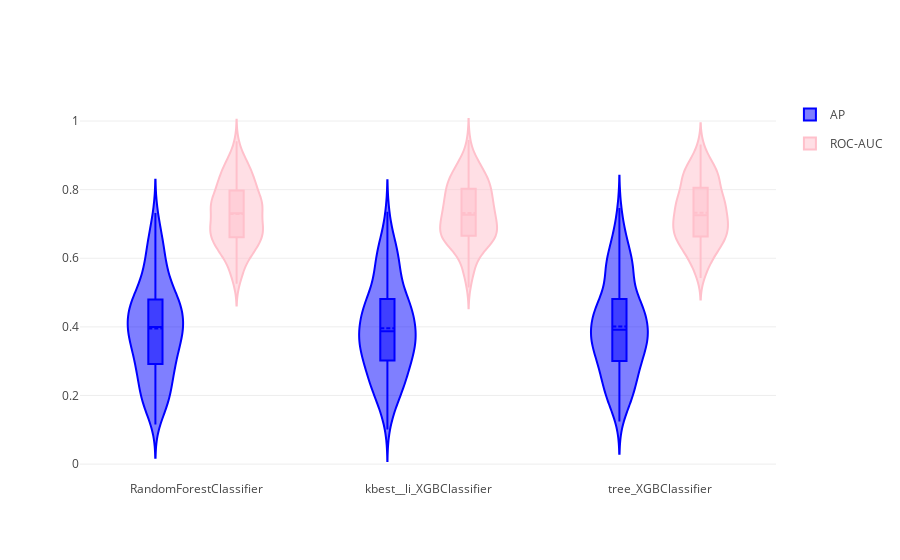

Notebook cell for this chart:
### Code cell
trace1 = {
    "type": 'violin',
    "x": results['classifier'],
    "y": results['mean_test_binarize_average_precision_scorer'],
    "legendgroup": 'AP',
    "scalegroup": 'AP',
    "name": 'AP',
    "box": {
        "visible": True
    },
    "meanline": {
        "visible": True
    },
    "line": {
        "color": 'blue'
    }
}

trace2 = {
    "type": 'violin',
    "x": results_auc['classifier'],
    "y": results_auc['mean_test_binarize_auc_scorer'],
    "legendgroup": 'ROC-AUC',
    "scalegroup": 'ROC-AUC',
    "name": 'ROC-AUC',
    "box": {
        "visible": True
    },
    "meanline": {
        "visible": True
    },
    "line": {
        "color": 'pink'
    }
}

layout = {
    "yaxis": {
        "zeroline": False,
    },
    "violinmode": 'group'
}
fig = go.Figure(data=[trace1, trace2], layout=layout)
#iplot(fig, filename='/Users/guq/Downloads/newplot_violin_smmart.png', image='png')
iplot(fig)
# To show plot, paste the link to this GitHub notebook into http://nbviewer.jupyter.org/

### Figure 1 — Plotly figure (JSON) as saved in the notebook; plotly's stock layout.template omitted (floating-point values rounded to 4 significant figures; data arrays with more than 128 entries replaced by an {"elided": "..."} marker saying what was removed)
{"data": [{"box": {"visible": true}, "legendgroup": "AP", "line": {"color": "blue"}, "meanline": {"visible": true}, "name": "AP", "scalegroup": "AP", "type": "violin", "uid": "9b2869f6-7cc9-11e9-9e31-acbc32846fd5", "x": {"elided": "788 str values"}, "y": {"elided": "788 float values"}}, {"box": {"visible": true}, "legendgroup": "ROC-AUC", "line": {"color": "pink"}, "meanline": {"visible": true}, "name": "ROC-AUC", "scalegroup": "ROC-AUC", "type": "violin", "uid": "9b286b72-7cc9-11e9-9e31-acbc32846fd5", "x": {"elided": "788 str values"}, "y": {"elided": "788 float values"}}], "layout": {"violinmode": "group", "yaxis": {"zeroline": false}}}
